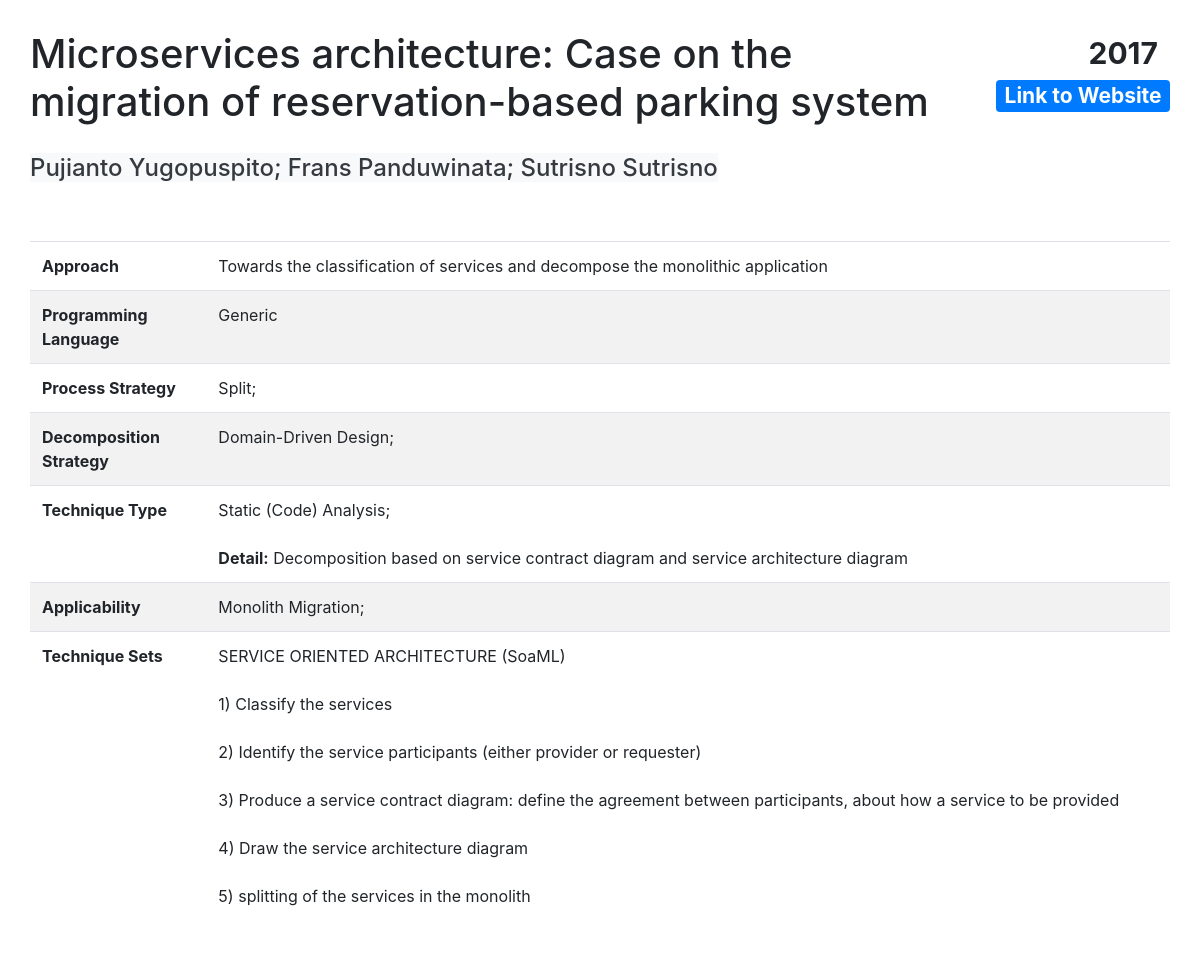
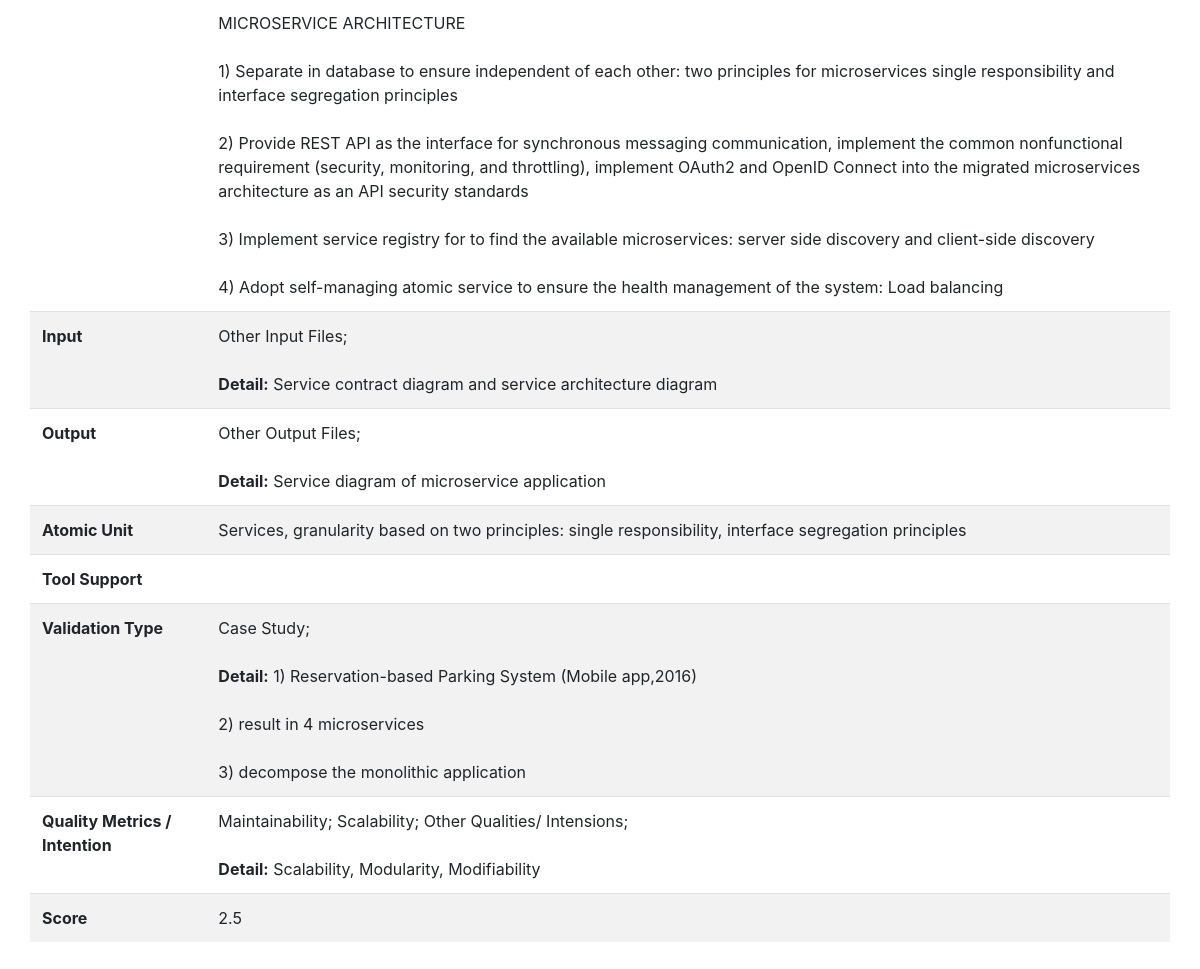
Page /result.php?id=3 on the committed database (2 pictures, top to bottom).
### tables this page shows
CREATE TABLE `contribution` (
  `id` int(11) NOT NULL,
  `Title` varchar(150) NOT NULL DEFAULT 'Title',
  `Year` year(4) NOT NULL DEFAULT 2000,
  `Authors` tinytext NOT NULL,
  `Link` varchar(250) NOT NULL DEFAULT 'Empty Link',
  `Approach` text NOT NULL,
  `Process_Rewrite` tinyint(4) NOT NULL DEFAULT 0 COMMENT 'Process Strategy',
  `Process_Extension` tinyint(4) NOT NULL DEFAULT 0 COMMENT 'Process Strategy',
  `Process_StranglerPattern` tinyint(4) NOT NULL DEFAULT 0 COMMENT 'Process Strategy',
  `Process_ContinuousEvolution` tinyint(4) NOT NULL DEFAULT 0 COMMENT 'Process Strategy',
  `Process_Split` tinyint(4) NOT NULL DEFAULT 0 COMMENT 'Process Strategy',
  `Process_Others` tinyint(4) NOT NULL DEFAULT 0 COMMENT 'Process Strategy',
  `ProcessDetail` mediumtext DEFAULT NULL,
  `Decomposition_DDD` tinyint(4) NOT NULL DEFAULT 0 COMMENT 'Decomposition Strategy',
  `Decomposition_FunctionalDecomposition` tinyint(4) NOT NULL DEFAULT 0 COMMENT 'Decomposition Strategy',
  `Decomposition_ExistingStructure` tinyint(4) NOT NULL DEFAULT 0 COMMENT 'Decomposition Strategy',
  `Decomposition_Others` tinyint(4) NOT NULL DEFAULT 0 COMMENT 'Decomposition Strategy',
  `DecompositionDetail` tinytext DEFAULT NULL,
  `TechniqueSet` mediumtext NOT NULL,
  `Technique_SCA` tinyint(4) NOT NULL DEFAULT 0 COMMENT 'Technique Type',
  `Technique_MDA` tinyint(4) NOT NULL DEFAULT 0 COMMENT 'Technique Type',
  `Technique_WDA` tinyint(4) NOT NULL DEFAULT 0 COMMENT 'Technique Type',
  `Technique_DMC` tinyint(4) NOT NULL DEFAULT 0 COMMENT 'Technique Type',
  `Technique_Others` tinyint(4) NOT NULL DEFAULT 0 COMMENT 'Technique Type',
  `TechniqueTypeDetail` mediumtext DEFAULT NULL,
  `Applicability_GR` tinyint(1) NOT NULL DEFAULT 0 COMMENT 'Applicability',
  `Applicability_MO` tinyint(1) NOT NULL DEFAULT 0 COMMENT 'Applicability',
  `AtomicUnit` tinytext DEFAULT NULL,
  `Input_SourceCode` tinyint(4) NOT NULL DEFAULT 0 COMMENT 'Input Choice',
  `Input_UseCase` tinyint(4) NOT NULL DEFAULT 0 COMMENT 'Input Choice',
  `Input_SystemSpecification` tinyint(4) NOT NULL DEFAULT 0 COMMENT 'Input Choice',
  `Input_API` tinyint(4) NOT NULL DEFAULT 0 COMMENT 'Input Choice',
  `Input_Others` tinyint(4) NOT NULL DEFAULT 0 COMMENT 'Input Choice',
  `InputDetail` tinytext DEFAULT NULL,
  `Output_List` tinyint(4) NOT NULL DEFAULT 0 COMMENT 'Output Choice',
  `Output_Archi` tinyint(4) NOT NULL DEFAULT 0 COMMENT 'Output Choice',
  `Output_Others` tinyint(4) NOT NULL DEFAULT 0 COMMENT 'Output Choice',
  `OutputDetail` tinytext DEFAULT NULL,
  `Tool` mediumtext DEFAULT NULL,
  `ProgramLanguage` mediumtext DEFAULT NULL,
  `Validation_Experiment` tinyint(4) NOT NULL DEFAULT 0 COMMENT 'Validation Type',
  `Validation_Example` tinyint(4) NOT NULL DEFAULT 0 COMMENT 'Validation Type',
  `Validation_CaseStudy` tinyint(4) NOT NULL DEFAULT 0 COMMENT 'Validation Type',
  `Validation_NoValidation` tinyint(4) NOT NULL DEFAULT 0 COMMENT 'Validation Type',
  `ValidationTypeDetail` mediumtext DEFAULT NULL,
  `ValidationMetrics` mediumtext DEFAULT NULL,
  `Quality_Maintainability` tinyint(4) NOT NULL DEFAULT 0 COMMENT 'Quality',
  `Quality_Security` tinyint(4) NOT NULL DEFAULT 0 COMMENT 'Quality',
  `Quality_Performance` tinyint(4) NOT NULL DEFAULT 0 COMMENT 'Quality',
  `Quality_Reliability` tinyint(4) NOT NULL DEFAULT 0 COMMENT 'Quality',
  `Quality_Scalability` tinyint(4) DEFAULT 0 COMMENT 'Quality',
  `Quality_Others` tinyint(4) NOT NULL DEFAULT 0 COMMENT 'Quality',
  `QualityDetail` mediumtext DEFAULT NULL,
  `Score` float NOT NULL DEFAULT 1
);

### result.php (the view, shortened to what this page needs)
<!DOCTYPE html>
<html lang="en">
<head>
    <link rel="stylesheet" href="https://maxcdn.bootstrapcdn.com/bootstrap/4.5.0/css/bootstrap.min.css">
    <link rel="stylesheet" type="text/css" href="css/style.css">
</head>
<?php
include('functions.php');
$servername = "localhost";
$username = "user";
$password = "";
$dbname = "migration";
$conn = new mysqli($servername, $username, $password, $dbname);
$sql = "SELECT * FROM contribution WHERE id=" . $_GET['id'];
$result = $conn->query($sql);
if ($result->num_rows > 0) {
    $row = $result->fetch_assoc();
} else {
    echo "<h1>Error: fail to find detailed page from database</h1>";
}
?>
<body>
    <div class="container-fluid" style="padding:30px">
        <div class="row">
            <div class="col-md-10">
                <div class="page-header">
                    <h1 id="Title" name="Title">
                        <?php
                        echo nl2br($row["Title"]); ?>
                    </h1>
                </div>
            </div>
            <div class="col-md-2">
                <div class="row">
                    <div class="col-md-12">
                        <h1>
                            <span class="badge badge-default float-right" id="Year" name="Year">
                                <?php
                                echo $row["Year"]; ?>
                            </span>
                        </h1>
                    </div>
                </div>
                <div class="row" style="margin-top:5px">
                    <div class="col-md-12">
                        <h3><a href="<?php
                                        echo $row["Link"]; ?>" class="badge badge-primary float-right" id="Link" name="Link" target="_blank">Link to Website</a></h3>
                    </div>
                </div>
            </div>
        </div>
        <div class="row" style="margin-top:20px">
            <div class="col-md-12">
                <h4><span class="bg-light text-dark" id="Author" name="Author">
                        <?php
                        echo $row["Authors"]; ?></span></h4>
            </div>
        </div>
        <div class="row" style="margin-top:50px">
            <div class="col-md-12">
                <table class="table">
                    <tbody>
                        <tr class="table">
                            <td>
                                <b>Approach</b>
                            </td>
                            <td id="DetailApproach" name="DetailApproach">
                                <?php
                                echo $row["Approach"]; ?>
                            </td>
                        </tr>
                        <tr class="table">
                                <td>
                                    <b>Programming Language</b>
                                </td>
                                <td id="ProgramLanguage" name="ProgramLanguage">
                                    <?php
                                    echo nl2br($row["ProgramLanguage"]); ?>
                                </td>
                            </tr>
                        <tr class="table">
                            <td>
                                <b>Process Strategy</b>
                            </td>
                            <td id="DetailProcessStrategy" name="DetailProcessStrategy">
                            </td>
                        </tr>
                        <trclass="table">
                            <td>
                                <b>Decomposition Strategy</b>
                            </td>
                            <td id="DetailDecompositionStrategy" name="DetailDecompositionStrategy">
                            </td>
                            <tr class="table">
                                <td>
                                    <b>Technique Type</b>
                                </td>
                                <td id="DetailTechniqueType" name="DetailTechniqueType">
                                    <?php
                                    showTechniqueType($row);
                                    ?>
                                </td>
                            </tr>
                            <tr class="table">
                                <td>
                                    <b>Applicability</b>
                                </td>
                                <td id="DetailApplicability" name="DetailApplicability">
                                </td>
                            </tr>
                            <tr class="table">
                                <td>
                                    <b>Technique Sets</b>
                                </td>
                                <td id="DetailTechniqueSets" name="DetailTechniqueSets">
                                    <?php
                                    echo nl2br($row["TechniqueSet"]); ?>
                                </td>
                            </tr>
                            <tr class="table">
                                <td>
                                    <b> Input</b>
                                </td>
                                <td id="DetailInput" name="DetailInput">
                                    <?php
                                    showInput($row);
                                    ?>
                                </td>
                            </tr>
                            <tr class="table">
                                <td>
                                    <b>Output</b>
                                </td>
                                <td id="DetailOutput" name="DetailOutput">
                                    <?php
                                    showOutput($row);
                                    ?>
                                </td>
                            </tr>
                            <tr class="table">
                                <td>
                                    <b>Atomic Unit</b>
                                </td>
                                <td id="DetailAtomic" name="DetailAtomic">
                                    <?php
                                    echo nl2br($row["AtomicUnit"]); ?>
                                </td>
                            </tr>
                            <tr class="table">
                                <td>
                                    <b>Tool Support</b>
                                </td>
                                <td id="DetailToolSupport" name="DetailToolSupport">
                                </td>
                            </tr>
                            <tr class="table">
                                <td>
                                    <b>Validation Type</b>
                                </td>
                                <td id="DetailValidationType" name="DetailValidationType">
                                    <?php
                                    showValidation($row); ?>
                                </td>
                            </tr>
                            <tr class="table">
                                <td>
                                    <b>Quality Metrics / Intention</b>
                                </td>
                                <td id="DetailQuality" name="DetailQuality">
                                    <?php
                                    showQuality($row); ?>
                                </td>
                            </tr>
                            <tr class="table">
                                <td>
                                    <b>Score</b>
                                </td>
                                <td id="Score" name="Score">
                                    <?php
                                    echo $row["Score"]; ?>
                                </td>
                            </tr>
                    </tbody>
                </table>
            </div>
        </div>
    </div>
</body>
</html>

### functions.php (shortened to what this page needs)
<?php
function showProcess($row)
{
    $data = "";
    if ($row["Process_Split"] != 0) {
        $data = $data . "Split; ";
    }
    echo nl2br($data);
}
function showDecomposition($row)
{
    $data = "";
    if ($row["Decomposition_DDD"] != 0) {
        $data = $data . "Domain-Driven Design; ";
    }
    echo nl2br($data);
}
function showTechniqueType($row)
{
    $data = "";
    if ($row["Technique_SCA"] != 0) {
        $data = $data . "Static (Code) Analysis; ";
    }
    if ($row["TechniqueTypeDetail"] != null && strcmp($row["TechniqueTypeDetail"], "") != 0) {
        $data = $data . "<br><br><b>Detail:</b> " . $row["TechniqueTypeDetail"];
    }
    echo nl2br($data);
}
function showApplicability($row)
{
    $data = "";
    if ($row["Applicability_MO"] != 0) {
        $data = $data . "Monolith Migration; ";
    }
    echo nl2br($data);
}
function showInput($row)
{
    $data = "";
    if ($row["Input_Others"] != 0) {
        $data = $data . "Other Input Files; ";
    }
    if ($row["InputDetail"] != null && strcmp($row["InputDetail"], "") != 0) {
        $data = $data . "<br><br><b>Detail:</b> " . $row["InputDetail"];
    }
    echo nl2br($data);
}
function showOutput($row)
{
    $data = "";
    if ($row["Output_Others"] != 0) {
        $data = $data . "Other Output Files; ";
    }
    if ($row["OutputDetail"] != null && strcmp($row["OutputDetail"], "") != 0) {
        $data = $data . "<br><br><b>Detail:</b> " . $row["OutputDetail"];
    }
    echo nl2br($data);
}
function showValidation($row)
{
    $data = "";
    if ($row["Validation_CaseStudy"] != 0) {
        $data = $data . "Case Study; ";
    }
    if ($row["ValidationTypeDetail"] != null && strcmp($row["ValidationTypeDetail"], "") != 0) {
        $data = $data . "<br><br><b>Detail:</b> " . $row["ValidationTypeDetail"];
    }
    echo nl2br($data);
}
function showQuality($row)
{
    $data = "";
    if ($row["Quality_Maintainability"] != 0) {
        $data = $data . "Maintainability; ";
    }
    if ($row["Quality_Scalability"] != 0) {
        $data = $data . "Scalability; ";
    }
    if ($row["Quality_Others"] != 0) {
        $data = $data . "Other Qualities/ Intensions; ";
    }
    if ($row["QualityDetail"] != null && strcmp($row["QualityDetail"], "") != 0) {
        $data = $data . "<br><br><b>Detail:</b> " . $row["QualityDetail"];
    }
    echo nl2br($data);
}

### css/style.css (style rules this page uses)
tr:nth-child(even) { background-color: #f2f2f2 }

### rows in the picture
contribution: Title "Microservices architecture: Case on the migration of reservation-based parking system", Year "2017", Authors "Pujianto Yugopuspito; Frans Panduwinata; Sutrisno Sutrisno", Approach "Towards the classification of services and decompose the monolithic application", ProgramLanguage "Generic", TechniqueTypeDetail "Decomposition based on service contract diagram and service architecture diagram", TechniqueSet "SERVICE ORIENTED ARCHITECTURE (SoaML) 1) Classify the services 2) Identify the service participants (either provider or requester) 3) Produce a service contract diagram: define the agreement between participants, about how a service to be provided 4) Draw the service architecture diagram 5) splitting of the services in the monolith MICROSERVICE ARCHITECTURE 1) Separate in database to ensure independent of each other: two principles for microservices single responsibility and interface segregation principles 2) Provide REST API as the interface for synchronous messaging communication, implement the common nonfunctional requirement (security, monitoring, and throttling), implement OAuth2 and…", InputDetail "Service contract diagram and service architecture diagram", OutputDetail "Service diagram of microservice application", AtomicUnit "Services, granularity based on two principles: single responsibility, interface segregation principles", ValidationTypeDetail "1) Reservation-based Parking System (Mobile app,2016) 2) result in 4 microservices 3) decompose the monolithic application", QualityDetail "Scalability, Modularity, Modifiability", Score "2.5"

### other values in the picture
$data "Split;"
$data "Domain-Driven Design;"
$data "Static (Code) Analysis;"
$data "Monolith Migration;"
$data "Other Input Files;"
$data "Other Output Files;"
$data "Case Study;"
$data "Maintainability; Scalability; Other Qualities/ Intensions;"
